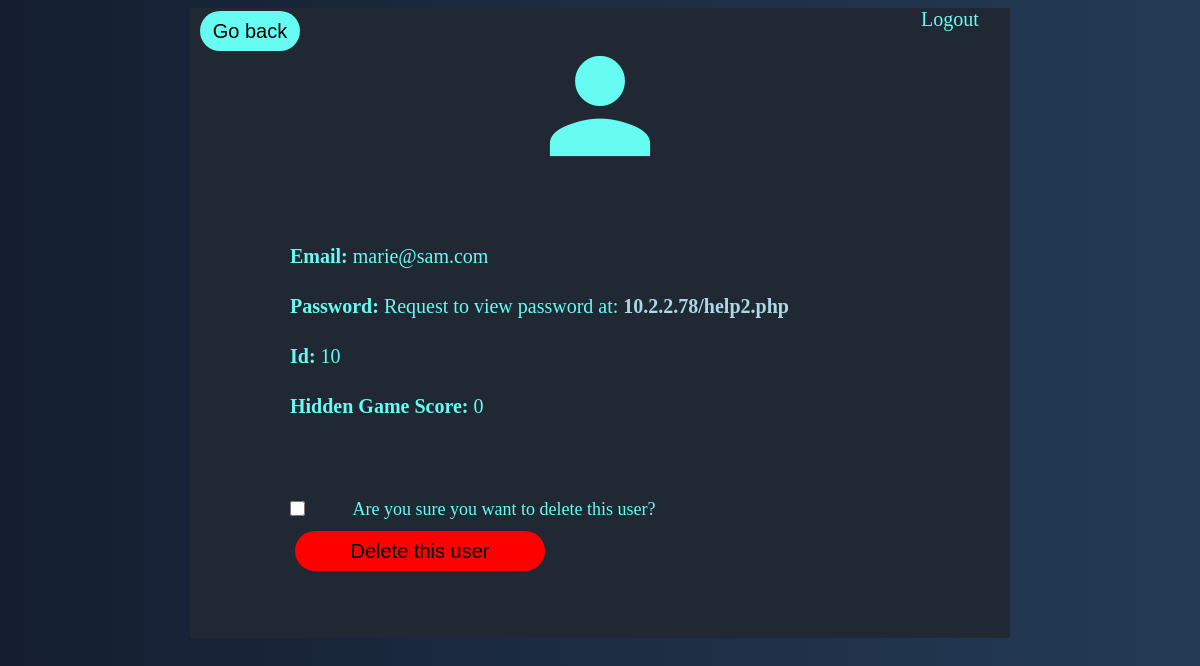
The app's page /userinfo.php (signed in) with its own data.
### tables this page shows
CREATE TABLE `users` (
  `id` bigint NOT NULL AUTO_INCREMENT,
  `user_id` bigint NOT NULL,
  `user_name` varchar(50) NOT NULL,
  `password` varchar(100) NOT NULL,
  `gamescore` int DEFAULT NULL,
  PRIMARY KEY (`id`)
);

### functions.php (called while the page is built, shortened)
<?php
function check_login($con)
{
	if(isset($_SESSION['user_id']))
	{
		$id = $_SESSION['user_id'];
		$query = "select * from users where user_id = '$id' limit 1";
		$result = mysqli_query($con,$query);
		if($result && mysqli_num_rows($result) > 0)
		{
			$user_data = mysqli_fetch_assoc($result);
			return $user_data;
		}
	}
	die;
}

### userinfo.php (the view, shortened to what this page needs)
<?php
	include("connection.php");
	include("functions.php");
	$user_data = check_login($con);
?>
<!DOCTYPE html>
<html>
<head>
    <link rel="stylesheet" href="index.css">
</head>
<body>
    <center>
        <div id="bigbox">
            <a class="logout" href="logout.php">Logout</a>
            <button id="backbuttonuserinfo" type="button" onclick="location.href = 'index.php'">Go back</button>
            <div id="userinfoicon">
                <a class="material-icons" style="font-size:150px">person</a>
            </div>
            <div id="alltextuserinfo">
                <div id="textuserinfo"><strong>Email: </strong><?php echo $user_data['user_name'] ?></div>
                <div id="textuserinfo"><strong>Password: </strong>Request to view password at: <a class="link" href="help2.php">10.2.2.78/help2.php</a></div>
                <div id="textuserinfo"><strong>Id: </strong><?php echo $user_data['id'] ?></div>
                <div id="textuserinfo"><strong>Hidden Game Score: </strong><?php echo $user_data['gamescore'] ?></div>
            </div>
        <form method="post">
            <div id="areyousuredelete">
                    <input id="checkBoxuser" type="checkbox" onclick="areyousure()">
                    <label for="checkBoxuser" id="checkboxtextuser"><p class="agree">Are you sure you want to delete this user?</p></label>
            </div>
            <button id="deleteuserbutton" type="submit" value="DeleteUser" disabled>Delete this user</button>
        </form>
        </div>
    </center>
</body>
</html>

### index.css (style rules this page uses)
body { background-color: transparent; }
html { height:100%; background: linear-gradient(to right, #141e30, #243b55); }
.agree { margin-left: 10px; font-size: 18px; }
.link { text-decoration: none; color: lightblue; font-weight: bold; }
#bigbox { width: 820px; background-color: #1F2833; height: 630px; }
.material-icons { color: #66FCF1; text-decoration: none; }
.logout { margin-left: 700px; text-decoration: none; font-size: 20px; color: #66FCF1; }
#backbuttonuserinfo { color: #000000; background-color: #66FCF1; width: 100px; height: 40px; border: none; border-radius: 100px; font-size: 20px; cursor: pointer; float: left; margin: 10px; margin-top: -20px; }
#alltextuserinfo { align-content: center; color: #66FCF1; font-size: 20px; text-align: left; float: left; margin-top: 50px; margin-left: 100px; line-height: 50px; }
#userinfoicon { width: 150px; height: 150px; }
#deleteuserbutton { color: #000000; background-color: red; width: 250px; height: 40px; border: none; border-radius: 100px; font-size: 20px; cursor: pointer; margin-top: 20px; margin-right: 360px; }
#deleteuserbutton:disabled { cursor: not-allowed; background-color: red; }
#areyousuredelete { margin-top: 50px; width: 500px; height: 30px; float: left; margin-left: 10px; cursor: pointer; }
#checkBoxuser { width: 15px; height: 15px; float: left; cursor: pointer; margin-top: 20px; margin-left: 90px; }
#checkboxtextuser { cursor: pointer; color: #66FCF1; }

### records on screen
users: user_name "marie@sam.com", id "10", gamescore "0"
